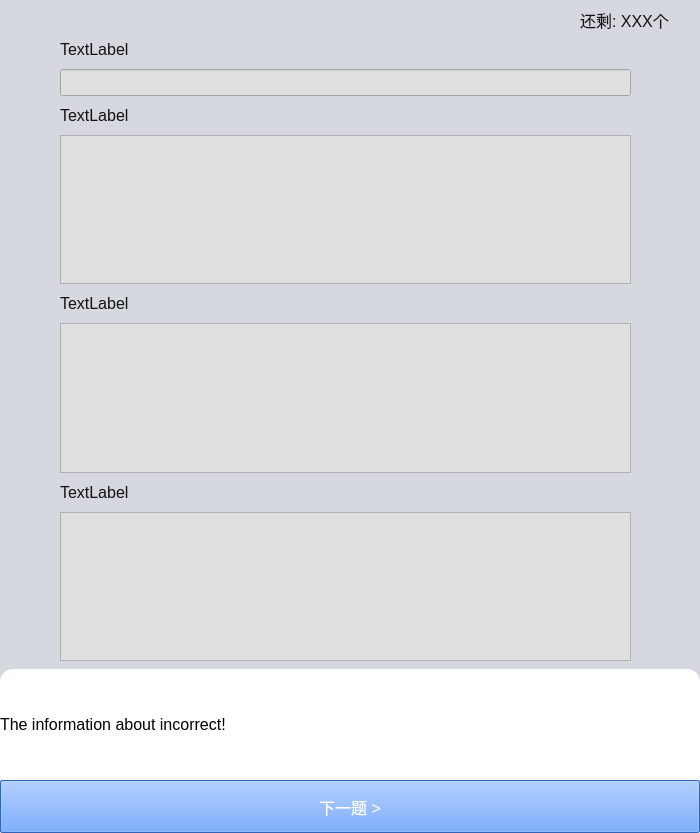
<?xml version="1.0" encoding="UTF-8"?>
<ui version="4.0">
 <class>Form</class>
 <widget class="QWidget" name="Form">
  <property name="geometry">
   <rect>
    <x>0</x>
    <y>0</y>
    <width>700</width>
    <height>833</height>
   </rect>
  </property>
  <property name="font">
   <font>
    <pointsize>9</pointsize>
   </font>
  </property>
  <property name="windowTitle">
   <string>Exercise</string>
  </property>
  <property name="layoutDirection">
   <enum>Qt::RightToLeft</enum>
  </property>
  <property name="autoFillBackground">
   <bool>false</bool>
  </property>
  <property name="styleSheet">
   <string notr="true">background-color: rgb(243, 246, 255)</string>
  </property>
  <widget class="QWidget" name="widget" native="true">
   <property name="geometry">
    <rect>
     <x>0</x>
     <y>0</y>
     <width>700</width>
     <height>833</height>
    </rect>
   </property>
   <property name="styleSheet">
    <string notr="true">background-color: rgba(90, 90, 90, 50)</string>
   </property>
   <widget class="QPushButton" name="pushButton_3">
    <property name="geometry">
     <rect>
      <x>0</x>
      <y>780</y>
      <width>700</width>
      <height>53</height>
     </rect>
    </property>
    <property name="font">
     <font>
      <pointsize>12</pointsize>
     </font>
    </property>
    <property name="styleSheet">
     <string notr="true">background-color: rgb(69, 138, 255); color: white</string>
    </property>
    <property name="text">
     <string>下一题 &gt;</string>
    </property>
    <property name="shortcut">
     <string>Esc</string>
    </property>
   </widget>
   <widget class="QLabel" name="label_5">
    <property name="geometry">
     <rect>
      <x>0</x>
      <y>669</y>
      <width>700</width>
      <height>111</height>
     </rect>
    </property>
    <property name="font">
     <font>
      <pointsize>12</pointsize>
     </font>
    </property>
    <property name="styleSheet">
     <string notr="true">background-color: white; 
border-radius: 13px;</string>
    </property>
    <property name="text">
     <string>The information about incorrect!</string>
    </property>
    <property name="wordWrap">
     <bool>true</bool>
    </property>
   </widget>
   <widget class="QWidget" name="widget_2" native="true">
    <property name="geometry">
     <rect>
      <x>0</x>
      <y>749</y>
      <width>700</width>
      <height>31</height>
     </rect>
    </property>
    <property name="styleSheet">
     <string notr="true">background-color: white;</string>
    </property>
   </widget>
   <zorder>widget_2</zorder>
   <zorder>pushButton_3</zorder>
   <zorder>label_5</zorder>
  </widget>
  <widget class="QPushButton" name="pushButton">
   <property name="geometry">
    <rect>
     <x>350</x>
     <y>780</y>
     <width>350</width>
     <height>53</height>
    </rect>
   </property>
   <property name="font">
    <font>
     <pointsize>12</pointsize>
    </font>
   </property>
   <property name="styleSheet">
    <string notr="true">background-color: white</string>
   </property>
   <property name="text">
    <string>不认识</string>
   </property>
   <property name="shortcut">
    <string>Esc</string>
   </property>
  </widget>
  <widget class="QPushButton" name="pushButton_2">
   <property name="geometry">
    <rect>
     <x>0</x>
     <y>780</y>
     <width>350</width>
     <height>53</height>
    </rect>
   </property>
   <property name="font">
    <font>
     <pointsize>12</pointsize>
    </font>
   </property>
   <property name="styleSheet">
    <string notr="true">background-color: rgb(69, 138, 255); color: white</string>
   </property>
   <property name="text">
    <string>确定</string>
   </property>
   <property name="shortcut">
    <string>Ctrl+Return</string>
   </property>
  </widget>
  <widget class="QWidget" name="verticalLayoutWidget">
   <property name="geometry">
    <rect>
     <x>60</x>
     <y>40</y>
     <width>571</width>
     <height>621</height>
    </rect>
   </property>
   <layout class="QVBoxLayout" name="verticalLayout">
    <property name="spacing">
     <number>10</number>
    </property>
    <property name="sizeConstraint">
     <enum>QLayout::SetDefaultConstraint</enum>
    </property>
    <item>
     <widget class="QLabel" name="label">
      <property name="font">
       <font>
        <pointsize>12</pointsize>
       </font>
      </property>
      <property name="text">
       <string>TextLabel</string>
      </property>
     </widget>
    </item>
    <item>
     <widget class="QLineEdit" name="lineEdit">
      <property name="font">
       <font>
        <pointsize>12</pointsize>
       </font>
      </property>
      <property name="styleSheet">
       <string notr="true">background-color: white</string>
      </property>
      <property name="inputMethodHints">
       <set>Qt::ImhNone</set>
      </property>
     </widget>
    </item>
    <item>
     <widget class="QLabel" name="label_2">
      <property name="font">
       <font>
        <pointsize>12</pointsize>
       </font>
      </property>
      <property name="text">
       <string>TextLabel</string>
      </property>
      <property name="wordWrap">
       <bool>true</bool>
      </property>
     </widget>
    </item>
    <item>
     <widget class="QTextEdit" name="textEdit">
      <property name="font">
       <font>
        <pointsize>12</pointsize>
       </font>
      </property>
      <property name="mouseTracking">
       <bool>false</bool>
      </property>
      <property name="autoFillBackground">
       <bool>false</bool>
      </property>
      <property name="styleSheet">
       <string notr="true">background-color: white</string>
      </property>
      <property name="tabChangesFocus">
       <bool>true</bool>
      </property>
      <property name="overwriteMode">
       <bool>false</bool>
      </property>
     </widget>
    </item>
    <item>
     <widget class="QLabel" name="label_3">
      <property name="font">
       <font>
        <pointsize>12</pointsize>
       </font>
      </property>
      <property name="text">
       <string>TextLabel</string>
      </property>
      <property name="wordWrap">
       <bool>true</bool>
      </property>
     </widget>
    </item>
    <item>
     <widget class="QTextEdit" name="textEdit_2">
      <property name="font">
       <font>
        <pointsize>12</pointsize>
       </font>
      </property>
      <property name="styleSheet">
       <string notr="true">background-color: white</string>
      </property>
      <property name="tabChangesFocus">
       <bool>true</bool>
      </property>
     </widget>
    </item>
    <item>
     <widget class="QLabel" name="label_4">
      <property name="font">
       <font>
        <pointsize>12</pointsize>
       </font>
      </property>
      <property name="text">
       <string>TextLabel</string>
      </property>
      <property name="wordWrap">
       <bool>true</bool>
      </property>
     </widget>
    </item>
    <item>
     <widget class="QTextEdit" name="textEdit_3">
      <property name="font">
       <font>
        <pointsize>12</pointsize>
       </font>
      </property>
      <property name="styleSheet">
       <string notr="true">background-color: white</string>
      </property>
      <property name="tabChangesFocus">
       <bool>true</bool>
      </property>
     </widget>
    </item>
   </layout>
  </widget>
  <widget class="QLabel" name="surplus">
   <property name="geometry">
    <rect>
     <x>580</x>
     <y>10</y>
     <width>111</width>
     <height>20</height>
    </rect>
   </property>
   <property name="font">
    <font>
     <pointsize>12</pointsize>
    </font>
   </property>
   <property name="text">
    <string>还剩: XXX个</string>
   </property>
  </widget>
  <zorder>pushButton</zorder>
  <zorder>pushButton_2</zorder>
  <zorder>verticalLayoutWidget</zorder>
  <zorder>surplus</zorder>
  <zorder>widget</zorder>
 </widget>
 <resources/>
 <connections/>
</ui>
